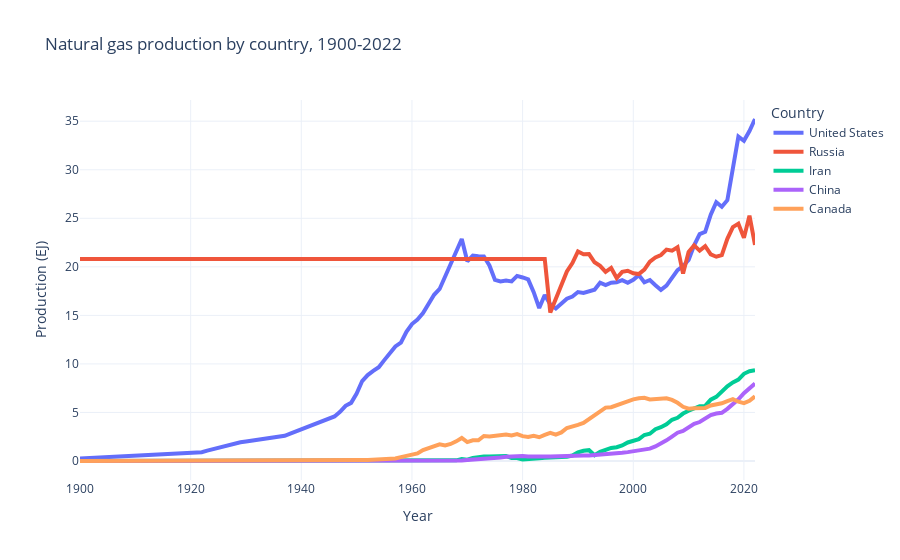

Source (notebook cell):
### Code cell
# create a line chart using plotly with data_for_line dataframe
# line chart will be used to plot the cumulative production of each country over the years
# lets take input any 5 countries add their traces to graph for visualization
countries = input("Enter any  5 country names with comma seprated: ").split(',')
# filter valid countries with stripping white spaces
countries = [country.strip() for country in countries if country.strip() in data_line_chart_df.columns]

if len(countries) != 5:
    print("Please enter exactly five valid country names.")
else:
    # create figure with plotly graph objects as go
    fig = go.Figure()
    # Add traces for each country
    for country in countries:
        trace = go.Scatter(
            x=data_line_chart_df['Year'],
            y=data_line_chart_df[country],
            mode='lines',
            name=country,
            line = dict(width=4)
        )
        fig.add_trace(trace)
    fig.update_layout(
        title='Natural gas production by country, 1900-2022',
        xaxis_title='Year',
        yaxis_title='Production (EJ)',
        legend_title='Country',
        template='plotly_white'
    )
    fig.show()
